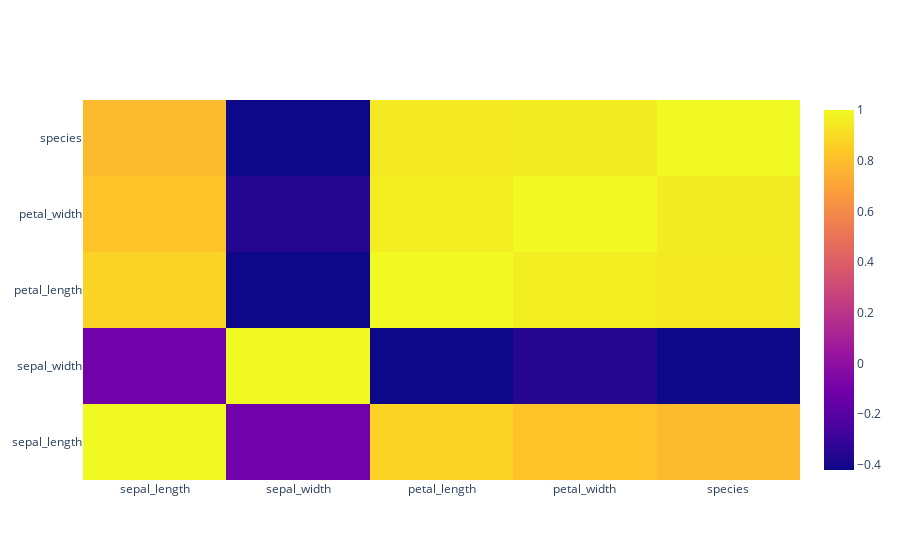

Notebook code cell kept with this figure:
### Code cell
def df_to_plotly(iris):
    return{'z': iris.values.tolist(),
           'x': iris.columns.tolist(),
           'y': iris.index.tolist() }
irisNew = iris.corr()
fig = go.Figure(data = go.Heatmap(df_to_plotly(irisNew)))
iris.corr(numeric_only = True)
fig.show()

### Figure 1 — Plotly figure (JSON) as saved in the notebook; plotly's stock layout.template omitted (floating-point values rounded to 4 significant figures)
{"data": [{"type": "heatmap", "x": ["sepal_length", "sepal_width", "petal_length", "petal_width", "species"], "y": ["sepal_length", "sepal_width", "petal_length", "petal_width", "species"], "z": [[1, -0.1094, 0.8718, 0.818, 0.7826], [-0.1094, 1, -0.4205, -0.3565, -0.4194], [0.8718, -0.4205, 1, 0.9628, 0.949], [0.818, -0.3565, 0.9628, 1, 0.9565], [0.7826, -0.4194, 0.949, 0.9565, 1]]}], "layout": {}}
